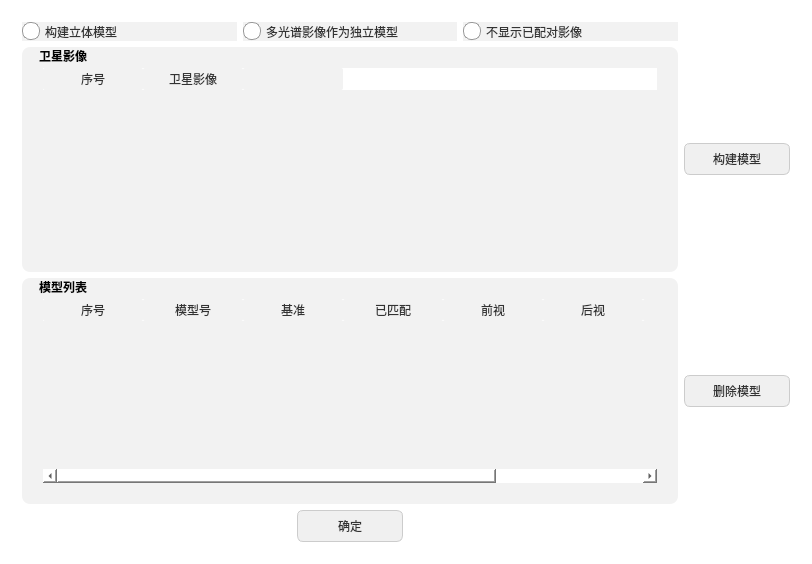
<?xml version="1.0" encoding="UTF-8"?>
<ui version="4.0">
 <class>DataModelConfigClass</class>
 <widget class="QDialog" name="DataModelConfigClass">
  <property name="enabled">
   <bool>true</bool>
  </property>
  <property name="geometry">
   <rect>
    <x>0</x>
    <y>0</y>
    <width>812</width>
    <height>564</height>
   </rect>
  </property>
  <property name="font">
   <font>
    <family>Source Han Sans SC Medium</family>
    <pointsize>9</pointsize>
    <weight>7</weight>
    <italic>false</italic>
    <bold>false</bold>
   </font>
  </property>
  <property name="windowTitle">
   <string>DataModelConfig</string>
  </property>
  <property name="styleSheet">
   <string notr="true">*{font: 57 9pt &quot;Source Han Sans SC Medium&quot;;}
QWidget {
    background-color: white;
}
QCheckBox {
    background-color: #f2f2f2;
}
 /* 保持原有的 QTableWidget 样式 */
QTableWidget {
    background-color: #f2f2f2;
    border: none;
    gridline-color: transparent;
}
 
/* 表头样式 - 带省略号效果 */
QHeaderView {
    border: none;
    margin: 0;
}
 
QHeaderView::section {
	background-color: #f2f2f2;
    color: #333;
    margin: 0;
    text-align: center;
    qproperty-alignment: AlignCenter;
    
    /* 省略号关键设置 */
    text-overflow: ellipsis;
    max-width: 50px;
    min-width: 5px;

    /* 添加阴影效果以增加立体感 */
    border-radius: 2px;
    box-shadow: 1px 1px 2px rgba(0, 0, 0, 0.1);
}

/* 强制表头在 selected/focus/active 状态下也不改变外观 */
QHeaderView::section:selected,
QHeaderView::section:focus,
QHeaderView::section:active {
    background-color: qlineargradient(x1:0, y1:0, x2:0, y2:1, stop:0 #585858, stop:1 #585858);
    color: #333;
    border: 1px solid #585858; /* 添加边框 */
    outline: none;
 	box-shadow: 1px 1px 2px rgba(0, 0, 0, 0.1);
} 
 
QHeaderView::section:hover {
    background-color: #c0f0ef;
    qproperty-toolTip: attr(text);
}
 
QHeaderView::section:pressed {
    background-color: #00a99d;
    color: white;
}

QHeaderView::section:!selected {
    background-color: #f2f2f2;
    color: #333;
} 

/* 单元格设置 */
QTableWidget::item {
    border: none;
    margin: 0;
}
 
/* 选中单元格效果 */
QTableWidget::item:selected {
    background-color: #00a99d;
    color: white;
}
 
/* 交替行颜色 */
QTableWidget::item:alternate {
    background-color: #fafafa;
}

 
/* 选中效果 */
QTableWidget::item:selected {
    background-color: #00a99d;    /* 选中单元格背景色 */
    color: white;                 /* 选中单元格文字颜色 */
}


/* 通用按钮样式 - 圆角 */
QPushButton {
    background-color: #f0f0f0;     /* 默认背景色 */
    color: #333;                   /* 文字颜色 */
    border: 1px solid #ccc;        /* 边框 */
    border-radius: 6px;            /* 圆角半径 */
    padding: 6px 12px;             /* 内边距 */
    min-width: 80px;               /* 最小宽度 */
}
 
/* 悬停效果 - 浅色过渡 */
QPushButton:hover {
    background-color: #c0f0ef;     /* 悬停背景色 */
    border-color: #00a99d;         /* 边框变色 */
    border-radius: 6px;            /* 保持圆角 */
}
 
/* 按下/选中效果 - 主色 */
QPushButton:pressed,
QPushButton:checked {
    background-color: #00a99d;     /* 主背景色 */
    color: white;                  /* 文字变白 */
    border-color: #008080;         /* 深色边框 */
    border-radius: 6px;            /* 保持圆角 */
}
 
/* 禁用状态 - 灰色 */
QPushButton:disabled {
    background-color: #f0f0f0;
    color: #999;
    border: 1px solid #ddd;
    border-radius: 6px;
}
 
/* 渐变增强效果（可选） */
QPushButton:pressed {
    background: qradialgradient(
        cx: 0.5, cy: 0.5,
        fx: 0.5, fy: 0.5,
        radius: 1,
        stop: 0 #00a99d,
        stop: 1 #008080 
    );
}
/* 强化版QCheckBox样式 */
QCheckBox {
    spacing: 5px;
    font-family: &quot;Source Han Sans SC Medium&quot;, &quot;思源黑体 Medium&quot;, sans-serif;
    color: #333; /* 非淡色文字 */
}
 
QCheckBox::indicator {
    width: 16px;
    height: 16px;
    border-radius: 8px; /* 轻微圆角 */
    border: 1px solid #999; /* 深灰色边框 */
    background: white;
}

QCheckBox::indicator:checked {
    image: url(:/resource/menu/圆形勾选.png);
}
 
QCheckBox::indicator:unchecked:hover {
    border: 1px solid #00a99d; /* 悬停效果 */
}
 
/* 禁用状态样式 */
QCheckBox::indicator:disabled {
    border: 1px solid #ccc;
    background: #f0f0f0;
}

/* QGroupBox 圆角边框样式 */
QGroupBox { 
	background-color: #f2f2f2;
    border-radius: 8px;           /* 8像素圆角 */
    margin-top: 1ex;              /* 留出标题空间 */
    padding: 10px;                /* 内边距 */
    font-weight: bold;            /* 标题加粗 */
}
 
/* QGroupBox 标题样式 */
QGroupBox::title {
    subcontrol-origin: margin;
    left: 10px;                   /* 标题左边距 */
    padding: 0 5px;               /* 标题内边距 */
}</string>
  </property>
  <property name="modal">
   <bool>true</bool>
  </property>
  <layout class="QGridLayout" name="gridLayout_5">
   <item row="0" column="0">
    <widget class="QWidget" name="widget" native="true">
     <layout class="QGridLayout" name="gridLayout_3">
      <item row="2" column="0">
       <widget class="QGroupBox" name="groupBox">
        <property name="sizePolicy">
         <sizepolicy hsizetype="Expanding" vsizetype="Expanding">
          <horstretch>0</horstretch>
          <verstretch>0</verstretch>
         </sizepolicy>
        </property>
        <property name="minimumSize">
         <size>
          <width>0</width>
          <height>0</height>
         </size>
        </property>
        <property name="font">
         <font>
          <family>Source Han Sans SC Medium</family>
          <pointsize>9</pointsize>
          <weight>75</weight>
          <italic>false</italic>
          <bold>true</bold>
         </font>
        </property>
        <property name="title">
         <string>卫星影像</string>
        </property>
        <layout class="QGridLayout" name="gridLayout">
         <item row="0" column="0">
          <widget class="QTableWidget" name="tableWidget">
           <property name="sizePolicy">
            <sizepolicy hsizetype="Expanding" vsizetype="Preferred">
             <horstretch>0</horstretch>
             <verstretch>0</verstretch>
            </sizepolicy>
           </property>
           <property name="font">
            <font>
             <family>Source Han Sans SC Medium</family>
             <pointsize>9</pointsize>
             <weight>7</weight>
             <italic>false</italic>
             <bold>false</bold>
            </font>
           </property>
           <column>
            <property name="text">
             <string>序号</string>
            </property>
           </column>
           <column>
            <property name="text">
             <string>卫星影像</string>
            </property>
           </column>
           <column>
            <property name="text">
             <string/>
            </property>
           </column>
          </widget>
         </item>
        </layout>
       </widget>
      </item>
      <item row="3" column="0">
       <widget class="QGroupBox" name="groupBox_2">
        <property name="sizePolicy">
         <sizepolicy hsizetype="Expanding" vsizetype="Expanding">
          <horstretch>0</horstretch>
          <verstretch>0</verstretch>
         </sizepolicy>
        </property>
        <property name="minimumSize">
         <size>
          <width>0</width>
          <height>0</height>
         </size>
        </property>
        <property name="font">
         <font>
          <family>Source Han Sans SC Medium</family>
          <pointsize>9</pointsize>
          <weight>75</weight>
          <italic>false</italic>
          <bold>true</bold>
         </font>
        </property>
        <property name="title">
         <string>模型列表</string>
        </property>
        <layout class="QGridLayout" name="gridLayout_2">
         <item row="0" column="0">
          <widget class="QTableWidget" name="tableWidget_2">
           <property name="sizePolicy">
            <sizepolicy hsizetype="Preferred" vsizetype="Preferred">
             <horstretch>0</horstretch>
             <verstretch>0</verstretch>
            </sizepolicy>
           </property>
           <property name="font">
            <font>
             <family>Source Han Sans SC Medium</family>
             <pointsize>9</pointsize>
             <weight>7</weight>
             <italic>false</italic>
             <bold>false</bold>
            </font>
           </property>
           <column>
            <property name="text">
             <string>序号</string>
            </property>
           </column>
           <column>
            <property name="text">
             <string>模型号</string>
            </property>
           </column>
           <column>
            <property name="text">
             <string>基准</string>
            </property>
           </column>
           <column>
            <property name="text">
             <string>已匹配</string>
            </property>
           </column>
           <column>
            <property name="text">
             <string>前视</string>
            </property>
           </column>
           <column>
            <property name="text">
             <string>后视</string>
            </property>
           </column>
           <column>
            <property name="text">
             <string>多光谱</string>
            </property>
           </column>
           <column>
            <property name="text">
             <string/>
            </property>
           </column>
          </widget>
         </item>
        </layout>
       </widget>
      </item>
      <item row="3" column="1">
       <widget class="QPushButton" name="pushButton_2">
        <property name="font">
         <font>
          <family>Source Han Sans SC Medium</family>
          <pointsize>9</pointsize>
          <weight>7</weight>
          <italic>false</italic>
          <bold>false</bold>
         </font>
        </property>
        <property name="text">
         <string>删除模型</string>
        </property>
       </widget>
      </item>
      <item row="0" column="0">
       <layout class="QHBoxLayout" name="horizontalLayout">
        <item>
         <widget class="QCheckBox" name="checkBox">
          <property name="font">
           <font>
            <family>Source Han Sans SC Medium</family>
            <pointsize>9</pointsize>
            <weight>7</weight>
            <italic>false</italic>
            <bold>false</bold>
           </font>
          </property>
          <property name="text">
           <string>构建立体模型</string>
          </property>
         </widget>
        </item>
        <item>
         <widget class="QCheckBox" name="checkBox_2">
          <property name="font">
           <font>
            <family>Source Han Sans SC Medium</family>
            <pointsize>9</pointsize>
            <weight>7</weight>
            <italic>false</italic>
            <bold>false</bold>
           </font>
          </property>
          <property name="text">
           <string>多光谱影像作为独立模型</string>
          </property>
         </widget>
        </item>
        <item>
         <widget class="QCheckBox" name="checkBox_3">
          <property name="enabled">
           <bool>true</bool>
          </property>
          <property name="font">
           <font>
            <family>Source Han Sans SC Medium</family>
            <pointsize>9</pointsize>
            <weight>7</weight>
            <italic>false</italic>
            <bold>false</bold>
           </font>
          </property>
          <property name="text">
           <string>不显示已配对影像</string>
          </property>
          <property name="checked">
           <bool>true</bool>
          </property>
         </widget>
        </item>
       </layout>
      </item>
      <item row="2" column="1">
       <widget class="QPushButton" name="pushButton">
        <property name="font">
         <font>
          <family>Source Han Sans SC Medium</family>
          <pointsize>9</pointsize>
          <weight>7</weight>
          <italic>false</italic>
          <bold>false</bold>
         </font>
        </property>
        <property name="text">
         <string>构建模型</string>
        </property>
       </widget>
      </item>
      <item row="4" column="0">
       <layout class="QHBoxLayout" name="horizontalLayout_2">
        <item>
         <spacer name="horizontalSpacer">
          <property name="orientation">
           <enum>Qt::Horizontal</enum>
          </property>
          <property name="sizeType">
           <enum>QSizePolicy::Preferred</enum>
          </property>
          <property name="sizeHint" stdset="0">
           <size>
            <width>40</width>
            <height>20</height>
           </size>
          </property>
         </spacer>
        </item>
        <item>
         <widget class="QPushButton" name="pushButton_3">
          <property name="sizePolicy">
           <sizepolicy hsizetype="Fixed" vsizetype="Fixed">
            <horstretch>0</horstretch>
            <verstretch>0</verstretch>
           </sizepolicy>
          </property>
          <property name="font">
           <font>
            <family>Source Han Sans SC Medium</family>
            <pointsize>9</pointsize>
            <weight>7</weight>
            <italic>false</italic>
            <bold>false</bold>
           </font>
          </property>
          <property name="text">
           <string>确定</string>
          </property>
         </widget>
        </item>
        <item>
         <spacer name="horizontalSpacer_2">
          <property name="orientation">
           <enum>Qt::Horizontal</enum>
          </property>
          <property name="sizeType">
           <enum>QSizePolicy::Preferred</enum>
          </property>
          <property name="sizeHint" stdset="0">
           <size>
            <width>40</width>
            <height>20</height>
           </size>
          </property>
         </spacer>
        </item>
       </layout>
      </item>
     </layout>
    </widget>
   </item>
  </layout>
 </widget>
 <layoutdefault spacing="6" margin="11"/>
 <resources/>
 <connections/>
</ui>
